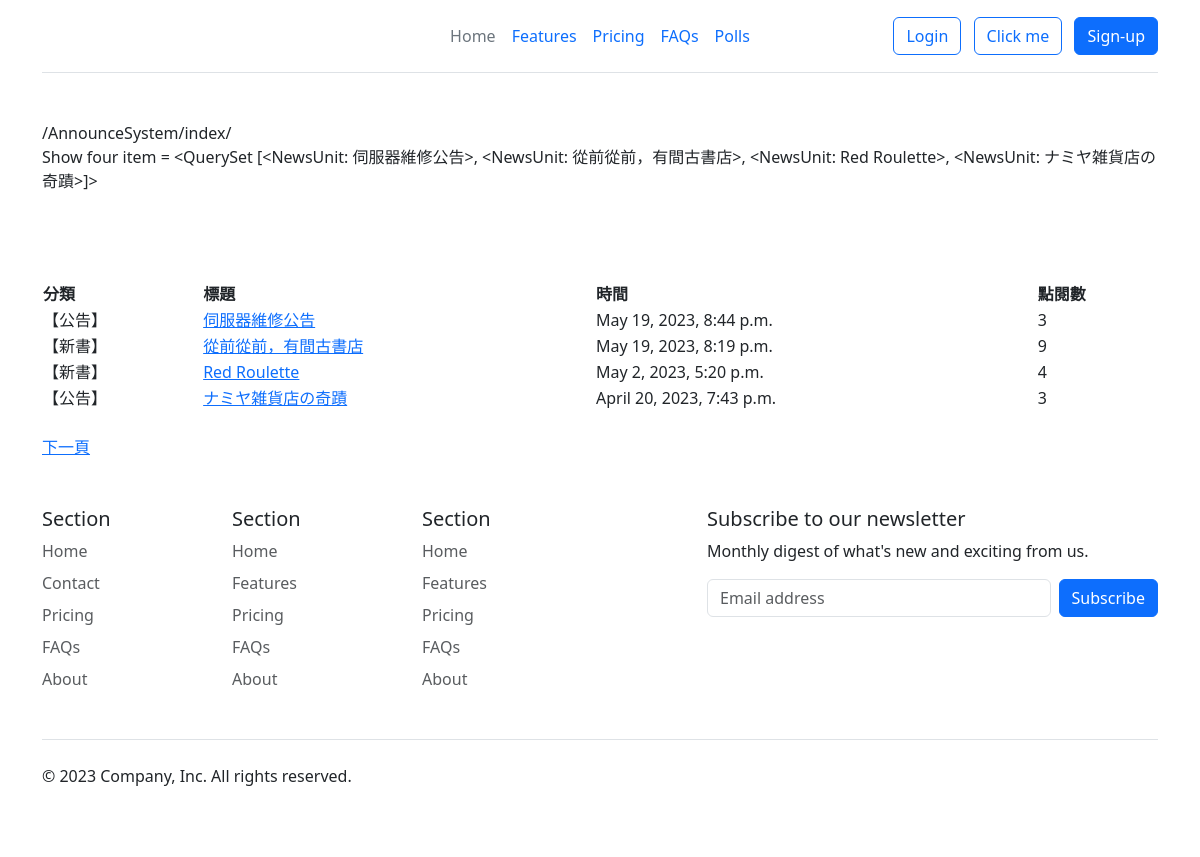
/AnnounceSystem/index/, run on the app's committed database.
### AnnounceSystem/models.py (models this page shows)
class NewsUnit(models.Model):
    catego = models.CharField(max_length=10, null=False)
    nickname = models.CharField(max_length=20, null=False)
    title = models.CharField(max_length=50, null=False)
    message = models.TextField(null=False)
    pubtime = models.DateTimeField(auto_now=True)
    enabled = models.BooleanField(default=False)
    press = models.IntegerField(default=0)
    def __str__(self):
        return self.title

### AnnounceSystem/views.py (the view)
# urls.py: path('', views.index, name='index'),
def index(request, pageindex=None):
    global page1  #重複開啟本網頁時需保留 page1 的值
    pagesize = 4  #每頁顯示的資料筆數
    newsall = NewsUnit.objects.all().order_by('-id')  #讀取新聞資料表,依時間遞減排序
    datasize = len(newsall)  #新聞筆數
    totpage = math.ceil(datasize / pagesize)  #總頁數
    if pageindex==None:  #無參數
        page1 = 1
        newsunits = NewsUnit.objects.filter(enabled=False).order_by('-id')[:pagesize]
    elif pageindex=='1':  #上一頁
        start = (page1-2)*pagesize  #該頁第1筆資料
        if start >= 0:  #有前頁資料就顯示
            newsunits = NewsUnit.objects.filter(enabled=False).order_by('-id')[start:(start+pagesize)]
            page1 -= 1
    elif pageindex=='2':  #下一頁
        start = page1*pagesize  #該頁第1筆資料
        if start < datasize:  #有下頁資料就顯示
            newsunits = NewsUnit.objects.filter(enabled=False).order_by('-id')[start:(start+pagesize)]
            page1 += 1
    elif pageindex=='3':  #由詳細頁面返回首頁
        start = (page1-1)*pagesize  #取得原有頁面第1筆資料
        newsunits = NewsUnit.objects.filter(enabled=False).order_by('-id')[start:(start+pagesize)]
    currentpage = page1  #將目頁前頁面以區域變數傳回html
    return render(request, "AnnounceSystem/index.html", locals())

### AnnounceSystem/templates/AnnounceSystem/index.html (shortened to what this page needs)
{% extends 'AnnounceSystem/base.html' %}
{% load static %}
{% block content %}
<h1>{{message}}</h1><br>
{{request.get_full_path}}<br>
<p>Show four item = {{newsunits}} </p><br><br><br>
<div class="contentbox">
    <table width="100%">
    <tr>
        <th align="left">分類</th>
        <th align="left">標題</th>
        <th align="left">時間</th>
        <th align="left">點閱數</th>
    </tr>
    {% for unit in newsunits %}
        <tr class="alt">
            <td><div class="typeblock">【{{ unit.catego }}】</div></td>
            <td><a href="{% url 'AnnounceSystem:detail' unit.id %}">{{ unit.title }}</a></td>
            <td>{{ unit.pubtime }}</td>
            <td>{{ unit.press }}</td>
        </tr>
    {% empty %}
        {% comment %} 當迴圈為空值時 {% endcomment %}
        <div class="status warning">
            <p><span>注意 !</span> 目前新聞資料庫中沒有任何資料！</p>
        </div>
    {% endfor %}
    </table>
    <br>
    <div class="topfunction">
        {% if currentpage < totpage %}
            <a href="{% url 'AnnounceSystem:index' pageindex=2 %} " title="下一頁">下一頁</a>
        {% endif %}
    </div>
</div>
{% endblock content %}

### data on the page
NewsUnit: title.title "<QuerySet [<NewsUnit: 伺服器維修公告>, <NewsUnit: 從前從前，有間古書店>, <NewsUnit: Red Roulette>, <NewsUnit: ナミヤ雑貨店の奇蹟>]>", catego "公告", title "伺服器維修公告", pubtime "May 19, 2023, 8:44 p.m.", press "3"
NewsUnit: catego "新書", title "從前從前，有間古書店", pubtime "May 19, 2023, 8:19 p.m.", press "9"
NewsUnit: catego "新書", title "Red Roulette", pubtime "May 2, 2023, 5:20 p.m.", press "4"
NewsUnit: catego "公告", title "ナミヤ雑貨店の奇蹟", pubtime "April 20, 2023, 7:43 p.m.", press "3"

### other printed values
{{ request.get_full_path }} "/AnnounceSystem/index/"
